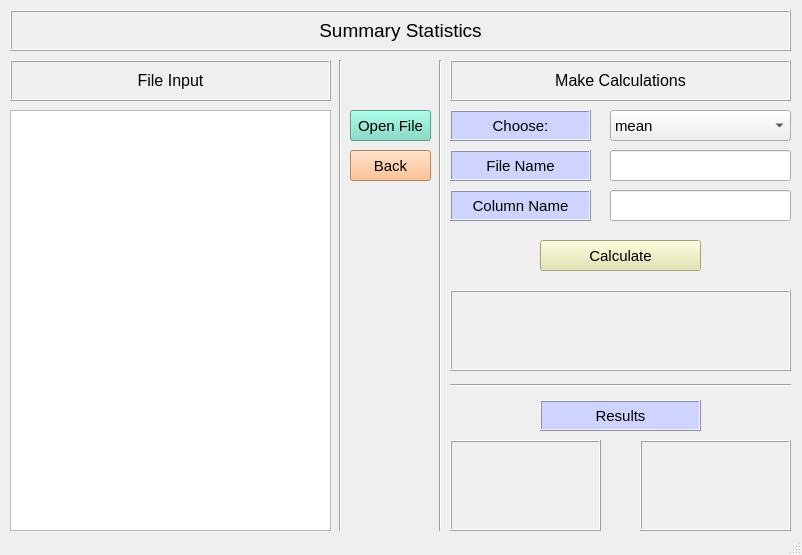
<?xml version="1.0" encoding="UTF-8"?>
<ui version="4.0">
 <class>Statistic_page</class>
 <widget class="QMainWindow" name="Statistic_page">
  <property name="geometry">
   <rect>
    <x>0</x>
    <y>0</y>
    <width>802</width>
    <height>555</height>
   </rect>
  </property>
  <property name="windowTitle">
   <string>MainWindow</string>
  </property>
  <widget class="QWidget" name="centralwidget">
   <widget class="QTableWidget" name="table_widget">
    <property name="geometry">
     <rect>
      <x>10</x>
      <y>110</y>
      <width>321</width>
      <height>421</height>
     </rect>
    </property>
   </widget>
   <widget class="QLabel" name="head_label">
    <property name="geometry">
     <rect>
      <x>10</x>
      <y>10</y>
      <width>781</width>
      <height>41</height>
     </rect>
    </property>
    <property name="font">
     <font>
      <pointsize>14</pointsize>
     </font>
    </property>
    <property name="frameShape">
     <enum>QFrame::Box</enum>
    </property>
    <property name="frameShadow">
     <enum>QFrame::Raised</enum>
    </property>
    <property name="text">
     <string>Summary Statistics</string>
    </property>
    <property name="alignment">
     <set>Qt::AlignCenter</set>
    </property>
   </widget>
   <widget class="QLabel" name="input_label">
    <property name="geometry">
     <rect>
      <x>10</x>
      <y>60</y>
      <width>321</width>
      <height>41</height>
     </rect>
    </property>
    <property name="font">
     <font>
      <pointsize>12</pointsize>
     </font>
    </property>
    <property name="frameShape">
     <enum>QFrame::Box</enum>
    </property>
    <property name="frameShadow">
     <enum>QFrame::Raised</enum>
    </property>
    <property name="text">
     <string>File Input</string>
    </property>
    <property name="alignment">
     <set>Qt::AlignCenter</set>
    </property>
   </widget>
   <widget class="Line" name="line_1">
    <property name="geometry">
     <rect>
      <x>330</x>
      <y>60</y>
      <width>20</width>
      <height>471</height>
     </rect>
    </property>
    <property name="orientation">
     <enum>Qt::Vertical</enum>
    </property>
   </widget>
   <widget class="QLabel" name="calculate_label">
    <property name="geometry">
     <rect>
      <x>450</x>
      <y>60</y>
      <width>341</width>
      <height>41</height>
     </rect>
    </property>
    <property name="font">
     <font>
      <pointsize>12</pointsize>
     </font>
    </property>
    <property name="frameShape">
     <enum>QFrame::Box</enum>
    </property>
    <property name="frameShadow">
     <enum>QFrame::Raised</enum>
    </property>
    <property name="text">
     <string>Make Calculations</string>
    </property>
    <property name="alignment">
     <set>Qt::AlignCenter</set>
    </property>
   </widget>
   <widget class="Line" name="line_2">
    <property name="geometry">
     <rect>
      <x>430</x>
      <y>60</y>
      <width>20</width>
      <height>471</height>
     </rect>
    </property>
    <property name="orientation">
     <enum>Qt::Vertical</enum>
    </property>
   </widget>
   <widget class="QPushButton" name="open_button">
    <property name="geometry">
     <rect>
      <x>350</x>
      <y>110</y>
      <width>81</width>
      <height>31</height>
     </rect>
    </property>
    <property name="font">
     <font>
      <pointsize>11</pointsize>
     </font>
    </property>
    <property name="styleSheet">
     <string notr="true">background-color: rgb(115, 218, 193);</string>
    </property>
    <property name="text">
     <string>Open File</string>
    </property>
   </widget>
   <widget class="QPushButton" name="back_button">
    <property name="geometry">
     <rect>
      <x>350</x>
      <y>150</y>
      <width>81</width>
      <height>31</height>
     </rect>
    </property>
    <property name="font">
     <font>
      <pointsize>11</pointsize>
     </font>
    </property>
    <property name="styleSheet">
     <string notr="true">background-color: rgb(255, 180, 119);</string>
    </property>
    <property name="text">
     <string>Back</string>
    </property>
   </widget>
   <widget class="QLabel" name="choose_label">
    <property name="geometry">
     <rect>
      <x>450</x>
      <y>110</y>
      <width>141</width>
      <height>31</height>
     </rect>
    </property>
    <property name="font">
     <font>
      <pointsize>11</pointsize>
     </font>
    </property>
    <property name="styleSheet">
     <string notr="true">background-color: rgb(207, 212, 255);</string>
    </property>
    <property name="frameShape">
     <enum>QFrame::Box</enum>
    </property>
    <property name="frameShadow">
     <enum>QFrame::Raised</enum>
    </property>
    <property name="text">
     <string>Choose:</string>
    </property>
    <property name="alignment">
     <set>Qt::AlignCenter</set>
    </property>
   </widget>
   <widget class="QComboBox" name="choose_box">
    <property name="geometry">
     <rect>
      <x>610</x>
      <y>110</y>
      <width>181</width>
      <height>31</height>
     </rect>
    </property>
    <property name="font">
     <font>
      <pointsize>11</pointsize>
     </font>
    </property>
    <item>
     <property name="text">
      <string>mean</string>
     </property>
    </item>
    <item>
     <property name="text">
      <string>median</string>
     </property>
    </item>
    <item>
     <property name="text">
      <string>min</string>
     </property>
    </item>
    <item>
     <property name="text">
      <string>max</string>
     </property>
    </item>
    <item>
     <property name="text">
      <string>skew</string>
     </property>
    </item>
    <item>
     <property name="text">
      <string>std</string>
     </property>
    </item>
    <item>
     <property name="text">
      <string>count</string>
     </property>
    </item>
    <item>
     <property name="text">
      <string>value_counts</string>
     </property>
    </item>
   </widget>
   <widget class="QLabel" name="file_label">
    <property name="geometry">
     <rect>
      <x>450</x>
      <y>150</y>
      <width>141</width>
      <height>31</height>
     </rect>
    </property>
    <property name="font">
     <font>
      <pointsize>11</pointsize>
     </font>
    </property>
    <property name="styleSheet">
     <string notr="true">background-color: rgb(207, 212, 255);</string>
    </property>
    <property name="frameShape">
     <enum>QFrame::Box</enum>
    </property>
    <property name="frameShadow">
     <enum>QFrame::Raised</enum>
    </property>
    <property name="text">
     <string>File Name</string>
    </property>
    <property name="alignment">
     <set>Qt::AlignCenter</set>
    </property>
   </widget>
   <widget class="QLineEdit" name="file_line">
    <property name="geometry">
     <rect>
      <x>610</x>
      <y>150</y>
      <width>181</width>
      <height>31</height>
     </rect>
    </property>
    <property name="font">
     <font>
      <pointsize>11</pointsize>
     </font>
    </property>
    <property name="alignment">
     <set>Qt::AlignCenter</set>
    </property>
   </widget>
   <widget class="QLabel" name="filename_label_2">
    <property name="geometry">
     <rect>
      <x>450</x>
      <y>190</y>
      <width>141</width>
      <height>31</height>
     </rect>
    </property>
    <property name="font">
     <font>
      <pointsize>11</pointsize>
     </font>
    </property>
    <property name="styleSheet">
     <string notr="true">background-color: rgb(207, 212, 255);</string>
    </property>
    <property name="frameShape">
     <enum>QFrame::Box</enum>
    </property>
    <property name="frameShadow">
     <enum>QFrame::Raised</enum>
    </property>
    <property name="text">
     <string>Column Name</string>
    </property>
    <property name="alignment">
     <set>Qt::AlignCenter</set>
    </property>
   </widget>
   <widget class="QLineEdit" name="column_line">
    <property name="geometry">
     <rect>
      <x>610</x>
      <y>190</y>
      <width>181</width>
      <height>31</height>
     </rect>
    </property>
    <property name="font">
     <font>
      <pointsize>11</pointsize>
     </font>
    </property>
    <property name="alignment">
     <set>Qt::AlignCenter</set>
    </property>
   </widget>
   <widget class="Line" name="line">
    <property name="geometry">
     <rect>
      <x>450</x>
      <y>370</y>
      <width>341</width>
      <height>31</height>
     </rect>
    </property>
    <property name="orientation">
     <enum>Qt::Horizontal</enum>
    </property>
   </widget>
   <widget class="QLabel" name="result_label">
    <property name="geometry">
     <rect>
      <x>540</x>
      <y>400</y>
      <width>161</width>
      <height>31</height>
     </rect>
    </property>
    <property name="font">
     <font>
      <pointsize>11</pointsize>
     </font>
    </property>
    <property name="styleSheet">
     <string notr="true">background-color: rgb(207, 212, 255);</string>
    </property>
    <property name="frameShape">
     <enum>QFrame::Box</enum>
    </property>
    <property name="frameShadow">
     <enum>QFrame::Raised</enum>
    </property>
    <property name="text">
     <string>Results</string>
    </property>
    <property name="alignment">
     <set>Qt::AlignCenter</set>
    </property>
   </widget>
   <widget class="QLabel" name="answer_label">
    <property name="geometry">
     <rect>
      <x>640</x>
      <y>440</y>
      <width>151</width>
      <height>91</height>
     </rect>
    </property>
    <property name="font">
     <font>
      <pointsize>11</pointsize>
     </font>
    </property>
    <property name="frameShape">
     <enum>QFrame::Box</enum>
    </property>
    <property name="frameShadow">
     <enum>QFrame::Raised</enum>
    </property>
    <property name="text">
     <string/>
    </property>
    <property name="alignment">
     <set>Qt::AlignCenter</set>
    </property>
    <property name="wordWrap">
     <bool>true</bool>
    </property>
   </widget>
   <widget class="QLabel" name="direct_label">
    <property name="geometry">
     <rect>
      <x>450</x>
      <y>440</y>
      <width>151</width>
      <height>91</height>
     </rect>
    </property>
    <property name="font">
     <font>
      <pointsize>11</pointsize>
     </font>
    </property>
    <property name="frameShape">
     <enum>QFrame::Box</enum>
    </property>
    <property name="frameShadow">
     <enum>QFrame::Raised</enum>
    </property>
    <property name="text">
     <string/>
    </property>
    <property name="alignment">
     <set>Qt::AlignCenter</set>
    </property>
    <property name="wordWrap">
     <bool>true</bool>
    </property>
   </widget>
   <widget class="QPushButton" name="find_button">
    <property name="geometry">
     <rect>
      <x>540</x>
      <y>240</y>
      <width>161</width>
      <height>31</height>
     </rect>
    </property>
    <property name="font">
     <font>
      <pointsize>11</pointsize>
     </font>
    </property>
    <property name="styleSheet">
     <string notr="true">background-color: rgb(227, 227, 170);</string>
    </property>
    <property name="text">
     <string>Calculate</string>
    </property>
   </widget>
   <widget class="QLabel" name="warning_label">
    <property name="geometry">
     <rect>
      <x>450</x>
      <y>290</y>
      <width>341</width>
      <height>81</height>
     </rect>
    </property>
    <property name="font">
     <font>
      <pointsize>11</pointsize>
     </font>
    </property>
    <property name="frameShape">
     <enum>QFrame::Box</enum>
    </property>
    <property name="frameShadow">
     <enum>QFrame::Raised</enum>
    </property>
    <property name="text">
     <string/>
    </property>
    <property name="alignment">
     <set>Qt::AlignCenter</set>
    </property>
    <property name="wordWrap">
     <bool>true</bool>
    </property>
   </widget>
  </widget>
  <widget class="QStatusBar" name="statusbar"/>
 </widget>
 <resources/>
 <connections/>
</ui>
